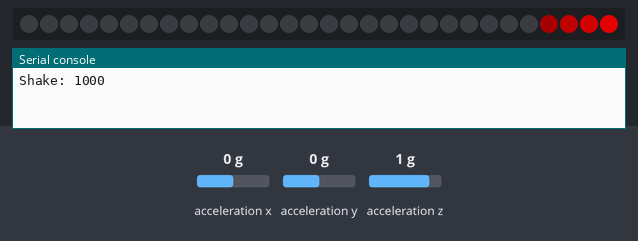
A program run on a simulated Raspberry Pi Pico running MicroPython. Shown: 30 RGB LEDs in strip order, left to right, the last lines printed to the serial console. Inputs (shaded band) come from the test bench; at power-on: acceleration x 0 g, acceleration y 0 g, acceleration z 1 g. Dim RGB values are drawn brighter than linear.

Above: at 1.2 s.
1.3 s: acceleration x set to -0.8 g
At 1.37 s:
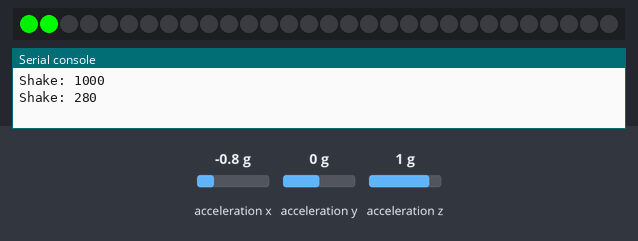
3.0 s: acceleration y set to -1.4 g
At 3.22 s:
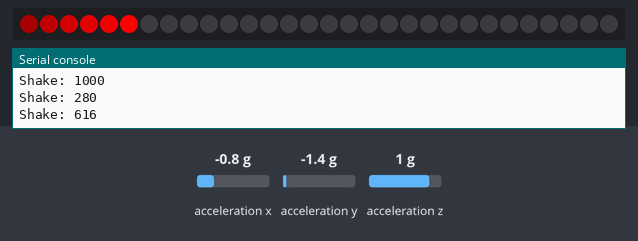
4.6 s: acceleration z set to -0.8 g
At 4.83 s:
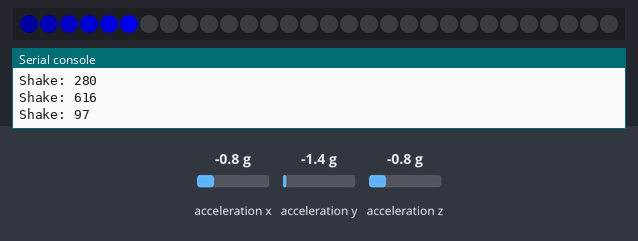
6.2 s: acceleration x set to -1.4 g
At 6.41 s:
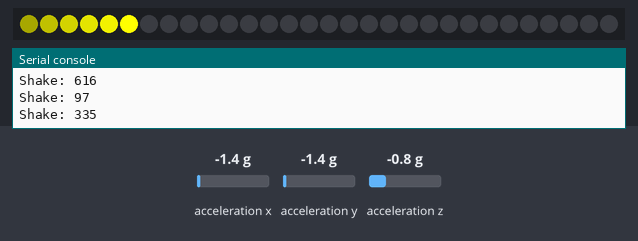
7.8 s: acceleration z set to -1.4 g
At 8.02 s:
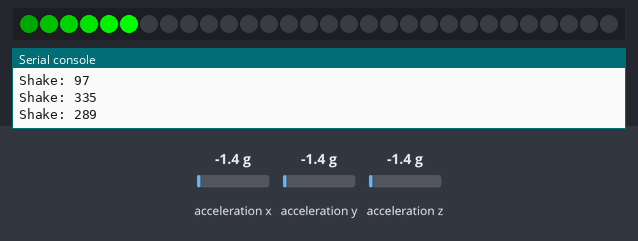

Measured:
- after the input at 1.3 s, the LEDs: change after 0.06 s (image 1)
- after the input at 3.0 s, the LEDs: first change at once (image 2 shows a later state)
- after the input at 4.6 s, the LEDs: first change at once (image 3 shows a later state)
- after the input at 6.2 s, the LEDs: first change at once (image 4 shows a later state)
- after the input at 7.8 s, the LEDs: first change at once (image 5 shows a later state)

The program:

effect1_Shake_Shake.py
```python
from machine import Pin, I2C
import neopixel
import struct
import time
import math

# -------------------------
# Hardware Setup
# -------------------------

LED_PIN = 9
NUM_LEDS = 30

np = neopixel.NeoPixel(Pin(LED_PIN), NUM_LEDS)

ADDR = 0x18

i2c = I2C(0, scl=Pin(5), sda=Pin(4))

# LIS3DH: 100Hz, XYZ enabled
i2c.writeto_mem(ADDR, 0x20, b'\x57')

# -------------------------
# Accelerometer
# -------------------------

def read_accel():
    data = i2c.readfrom_mem(ADDR, 0x28 | 0x80, 6)

    x = struct.unpack('<h', data[0:2])[0] >> 4
    y = struct.unpack('<h', data[2:4])[0] >> 4
    z = struct.unpack('<h', data[4:6])[0] >> 4

    return x, y, z

# -------------------------
# Pulse Storage
# -------------------------

pulses = []

last_mag = 0

# -------------------------
# Main Loop
# -------------------------

while True:

    # Read acceleration
    x, y, z = read_accel()

    mag = math.sqrt(x*x + y*y + z*z)

    delta = abs(mag - last_mag)
    last_mag = mag

    # Detect shake
    if delta > 80:

        brightness = min(int(delta * 2), 255)

        # Choose color based on strength
        if delta < 150:
            color = (0, 0, brightness)          # Blue
        elif delta < 300:
            color = (0, brightness, 0)          # Green
        elif delta < 500:
            color = (brightness, brightness, 0) # Yellow
        else:
            color = (brightness, 0, 0)          # Red

        pulses.append({
            "pos": 0.0,
            "speed": 0.6,
            "color": color
        })

        print("Shake:", int(delta))

    # Clear strip
    for i in range(NUM_LEDS):
        np[i] = (0, 0, 0)

    # Draw pulses
    active = []

    for pulse in pulses:

        pos = pulse["pos"]
        color = pulse["color"]

        # Head
        idx = int(pos)

        if 0 <= idx < NUM_LEDS:
            np[idx] = color

        # Trail
        for trail in range(1, 6):

            trail_idx = idx - trail

            if 0 <= trail_idx < NUM_LEDS:

                fade = 1.0 - (trail / 6.0)

                np[trail_idx] = (
                    int(color[0] * fade),
                    int(color[1] * fade),
                    int(color[2] * fade)
                )

        pulse["pos"] += pulse["speed"]

        if pulse["pos"] < NUM_LEDS + 5:
            active.append(pulse)

    pulses = active

    np.write()

    time.sleep(0.02)
```
